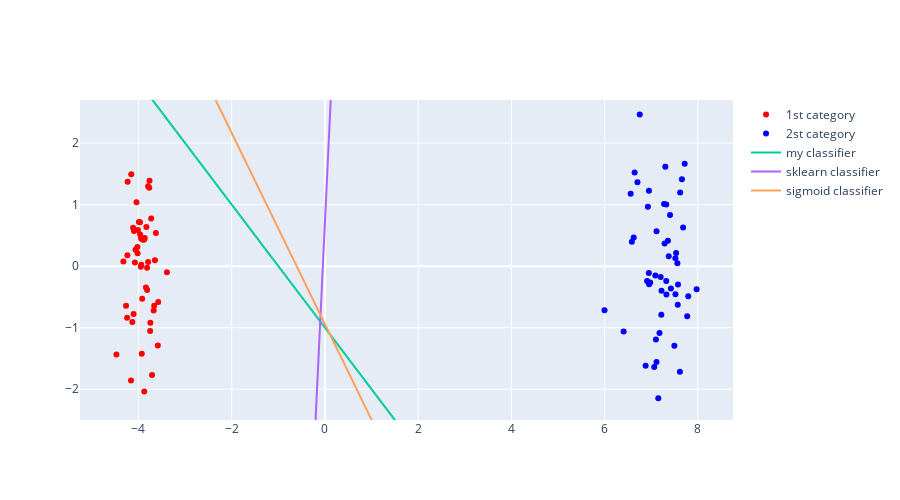

This figure's notebook cell:
### Code cell
fig = go.Figure()
fig.add_trace(go.Scatter(x = category0['X1'], y = category0['X2'], name = '1st category', mode = 'markers', marker=dict(
        color='red',
    )))
fig.add_trace(go.Scatter(x = category1['X1'], y = category1['X2'], name = '2st category', mode = 'markers', marker=dict(
        color='blue',
    )))
fig.add_trace(go.Scatter(x = df['X1'], y = m*df['X1'] + b, mode = 'lines', name='my classifier'))
fig.add_trace(go.Scatter(x = df['X1'], y = model_m*df['X1'] + model_b, mode = 'lines', name='sklearn classifier'))
fig.add_trace(go.Scatter(x = df['X1'], y = sigma_m*df['X1'] + sigma_b, mode = 'lines', name='sigmoid classifier'))
fig.update_layout(width= 900, height= 500)

fig.update_yaxes(range=[-2.5, 2.7])

fig.show()
